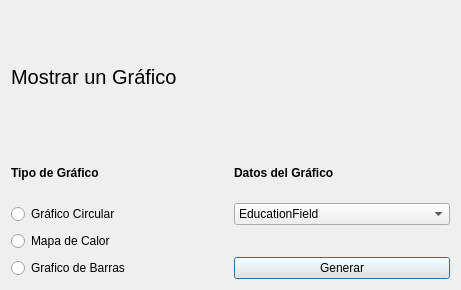
<?xml version="1.0" encoding="UTF-8"?>
<ui version="4.0">
 <class>graf_form</class>
 <widget class="QDialog" name="graf_form">
  <property name="geometry">
   <rect>
    <x>0</x>
    <y>0</y>
    <width>461</width>
    <height>290</height>
   </rect>
  </property>
  <property name="windowTitle">
   <string>Dialog</string>
  </property>
  <layout class="QGridLayout" name="gridLayout">
   <item row="0" column="0" colspan="2">
    <widget class="QLabel" name="label">
     <property name="sizePolicy">
      <sizepolicy hsizetype="Minimum" vsizetype="Minimum">
       <horstretch>0</horstretch>
       <verstretch>0</verstretch>
      </sizepolicy>
     </property>
     <property name="font">
      <font>
       <pointsize>15</pointsize>
      </font>
     </property>
     <property name="text">
      <string>Mostrar un Gráfico</string>
     </property>
    </widget>
   </item>
   <item row="1" column="0" colspan="2">
    <layout class="QGridLayout" name="gridLayout_2">
     <item row="2" column="0">
      <widget class="QRadioButton" name="hGrafBtn">
       <property name="text">
        <string>Mapa de Calor</string>
       </property>
      </widget>
     </item>
     <item row="3" column="0">
      <widget class="QRadioButton" name="bGrafBtn">
       <property name="text">
        <string>Grafico de Barras</string>
       </property>
      </widget>
     </item>
     <item row="0" column="0">
      <widget class="QLabel" name="label_2">
       <property name="font">
        <font>
         <bold>true</bold>
        </font>
       </property>
       <property name="text">
        <string>Tipo de Gráfico</string>
       </property>
      </widget>
     </item>
     <item row="0" column="1">
      <widget class="QLabel" name="label_3">
       <property name="font">
        <font>
         <bold>true</bold>
        </font>
       </property>
       <property name="text">
        <string>Datos del Gráfico</string>
       </property>
      </widget>
     </item>
     <item row="1" column="0">
      <widget class="QRadioButton" name="pGrafBtn">
       <property name="text">
        <string>Gráfico Circular</string>
       </property>
      </widget>
     </item>
     <item row="3" column="1">
      <widget class="QPushButton" name="Btn_Ok">
       <property name="text">
        <string>Generar</string>
       </property>
      </widget>
     </item>
     <item row="1" column="1">
      <widget class="QComboBox" name="comboBox">
       <item>
        <property name="text">
         <string>EducationField</string>
        </property>
       </item>
      </widget>
     </item>
     <item row="2" column="1">
      <widget class="QLabel" name="label_4">
       <property name="text">
        <string/>
       </property>
      </widget>
     </item>
    </layout>
   </item>
  </layout>
 </widget>
 <resources/>
 <connections/>
</ui>
